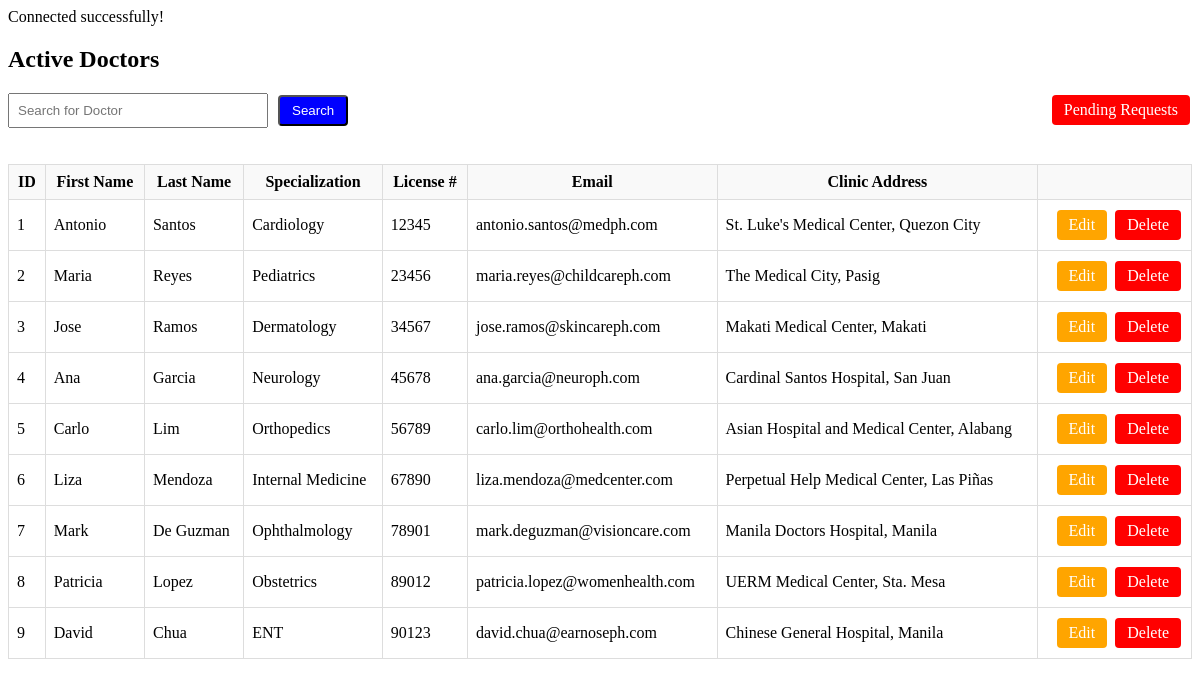
Page /admin/users.php on the earlier database version.
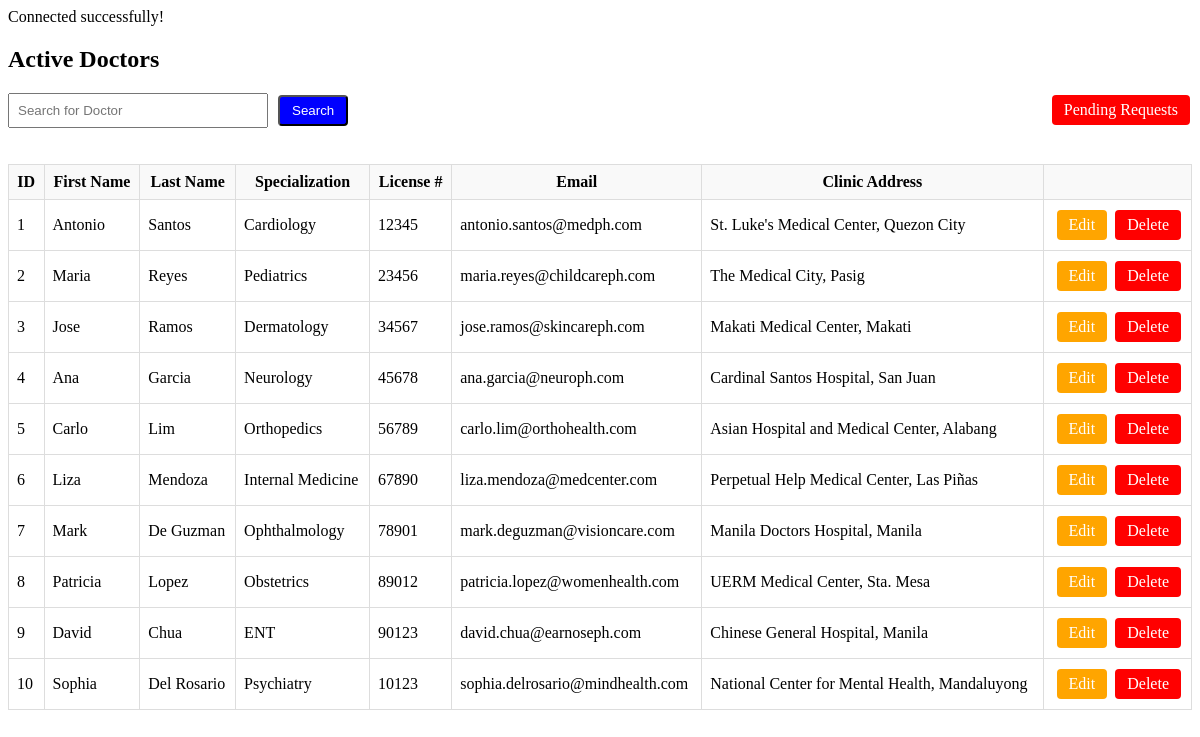
Same page on the later database version.
### tables this page shows
CREATE TABLE `doctor` (
  `doctorID` int(11) NOT NULL,
  `firstName` text NOT NULL,
  `lastName` text NOT NULL,
  `specialization` text NOT NULL,
  `licenseNumber` int(11) NOT NULL,
  `email` text NOT NULL,
  `clinicAddress` text NOT NULL,
  `status` enum('active','pending') NOT NULL DEFAULT 'pending'
);

### admin/users.php (the view, shortened to what this page needs)
<?php
require_once "../includes/db_connect.php";
$filter = $_GET['filter'] ?? 'active';
$search = $_GET['search'] ?? '';
$edit_id = isset($_GET['edit_id']) ? intval($_GET['edit_id']) : null;
$title = ($filter === 'pending') ? "Pending Doctor Requests" : "Active Doctors";
$query = ($filter === 'pending')
    ? "SELECT * FROM doctor WHERE status='pending'"
    : "SELECT * FROM doctor WHERE status='active'";
$result = $conn->query($query);
?>
<!DOCTYPE html>
<html>
<head>
</head>
<body>
  <h2><?= htmlspecialchars($title) ?></h2>
  <div style="display:flex; justify-content:space-between; margin-bottom:20px;">
    <form method="GET" action="users.php" style="display:flex; gap:8px; align-items:center;">
      <input type="text" name="search" placeholder="Search for Doctor" value="<?= htmlspecialchars($search) ?>" style="padding:8px; width:260px;">
      <button type="submit" class="btn btn-primary">Search</button>
    </form>
    <div>
      <?php if ($filter === 'pending'): ?>
        <a href="users.php?filter=active" class="btn btn-success">Active Doctors</a>
      <?php else: ?>
        <a href="users.php?filter=pending" class="btn btn-danger">Pending Requests</a>
      <?php endif; ?>
    </div>
  </div>
  <table>
    <tr>
      <th>ID</th>
      <th>First Name</th>
      <th>Last Name</th>
      <th>Specialization</th>
      <th>License #</th>
      <th>Email</th>
      <th>Clinic Address</th>
      <th></th>
    </tr>
    <?php while($row = $result->fetch_assoc()): ?>
      <?php $id = (int)$row['doctorID']; ?>
      <?php if ($edit_id === $id): ?>
        <form method="POST" action="users.php?filter=<?= htmlspecialchars($filter) ?>" id="form-<?= $id ?>">
          <input type="hidden" name="doctorID" value="<?= $id ?>">
          <tr class="highlight">
            <td><?= $id ?></td>
            <td><input type="text" name="firstName" value="<?= htmlspecialchars($row['firstName']) ?>"></td>
            <td><input type="text" name="lastName" value="<?= htmlspecialchars($row['lastName']) ?>"></td>
            <td><input type="text" name="specialization" value="<?= htmlspecialchars($row['specialization']) ?>"></td>
            <td><input type="text" name="licenseNumber" value="<?= htmlspecialchars($row['licenseNumber']) ?>"></td>
            <td><input type="email" name="email" value="<?= htmlspecialchars($row['email']) ?>"></td>
            <td><input type="text" name="clinicAddress" value="<?= htmlspecialchars($row['clinicAddress']) ?>"></td>
            <td style="text-align:right;">
              <button type="button" class="btn btn-warning" onclick="return openConfirm('Save changes to this doctor?', document.getElementById('form-<?= $id ?>'))">Save</button>
              <a href="users.php?filter=<?= htmlspecialchars($filter) ?>" class="btn btn-secondary">Cancel</a>
            </td>
          </tr>
        </form>
      <?php else: ?>
        <tr>
          <td><?= $id ?></td>
          <td><?= htmlspecialchars($row['firstName']) ?></td>
          <td><?= htmlspecialchars($row['lastName']) ?></td>
          <td><?= htmlspecialchars($row['specialization']) ?></td>
          <td><?= htmlspecialchars($row['licenseNumber']) ?></td>
          <td><?= htmlspecialchars($row['email']) ?></td>
          <td><?= htmlspecialchars($row['clinicAddress']) ?></td>
          <td style="text-align:right;">
            <?php if ($row['status'] === 'pending'): ?>
              <a href="users.php?accept_id=<?= $id ?>&filter=pending" class="btn btn-success" onclick="return openConfirm('Accept this doctor?', this.href)">Accept</a>
              <a href="users.php?delete_id=<?= $id ?>&filter=pending" class="btn btn-secondary" onclick="return openConfirm('Reject this doctor?', this.href)">Reject</a>
            <?php else: ?>
              <a href="users.php?edit_id=<?= $id ?>&filter=<?= htmlspecialchars($filter) ?>" class="btn btn-warning">Edit</a>
              <a href="users.php?delete_id=<?= $id ?>&filter=active" class="btn btn-danger" onclick="return openConfirm('Delete this doctor?', this.href)">Delete</a>
            <?php endif; ?>
          </td>
        </tr>
      <?php endif; ?>
    <?php endwhile; ?>
  </table>
</body>
</html>

Differences in the rows shown:
now on this page (row edited): doctor: doctorID "10", firstName "Sophia", lastName "Del Rosario", specialization "Psychiatry", licenseNumber "10123", email "sophia.delrosario@mindhealth.com", clinicAddress "National Center for Mental Health, Mandaluyong"
